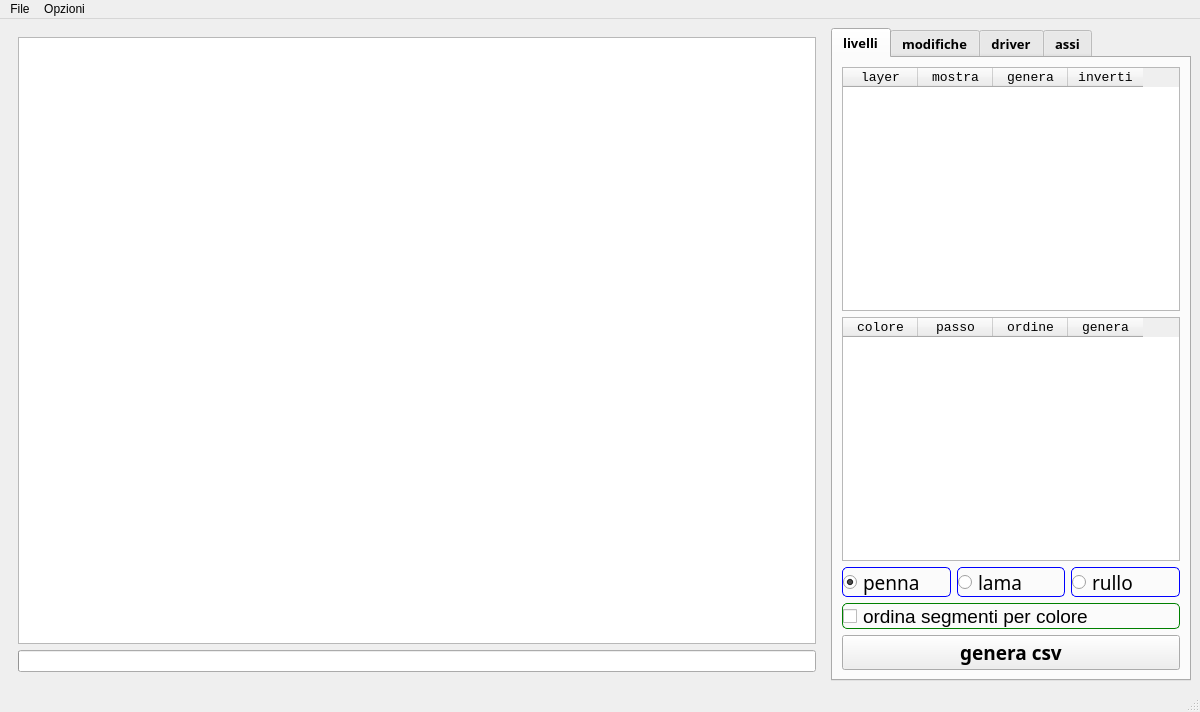
<?xml version="1.0" encoding="UTF-8"?>
<ui version="4.0">
 <author>giampaolo</author>
 <class>MainWindow</class>
 <widget class="QMainWindow" name="MainWindow">
  <property name="geometry">
   <rect>
    <x>0</x>
    <y>0</y>
    <width>1200</width>
    <height>712</height>
   </rect>
  </property>
  <property name="windowTitle">
   <string>omronpy</string>
  </property>
  <widget class="QWidget" name="centralwidget">
   <layout class="QHBoxLayout" name="horizontalLayout" stretch="3,1">
    <item>
     <widget class="QWidget" name="widget" native="true">
      <layout class="QVBoxLayout" name="verticalLayout">
       <item>
        <widget class="GVPlotter" name="plotter"/>
       </item>
       <item>
        <widget class="QProgressBar" name="progBar1">
         <property name="value">
          <number>0</number>
         </property>
         <property name="textVisible">
          <bool>false</bool>
         </property>
        </widget>
       </item>
      </layout>
     </widget>
    </item>
    <item>
     <widget class="QTabWidget" name="tabWidget">
      <property name="minimumSize">
       <size>
        <width>360</width>
        <height>0</height>
       </size>
      </property>
      <property name="font">
       <font>
        <family>Courier 10 Pitch</family>
        <pointsize>10</pointsize>
        <weight>75</weight>
        <italic>false</italic>
        <bold>true</bold>
        <kerning>true</kerning>
       </font>
      </property>
      <property name="currentIndex">
       <number>0</number>
      </property>
      <widget class="QWidget" name="tab_1">
       <attribute name="title">
        <string>livelli</string>
       </attribute>
       <layout class="QGridLayout" name="gridLayout_2">
        <item row="0" column="0" colspan="3">
         <widget class="QTableWidget" name="tableWidget_layers">
          <property name="font">
           <font>
            <family>Liberation Mono</family>
            <pointsize>10</pointsize>
           </font>
          </property>
          <attribute name="horizontalHeaderDefaultSectionSize">
           <number>75</number>
          </attribute>
          <column>
           <property name="text">
            <string>layer</string>
           </property>
          </column>
          <column>
           <property name="text">
            <string>mostra</string>
           </property>
          </column>
          <column>
           <property name="text">
            <string>genera</string>
           </property>
          </column>
          <column>
           <property name="text">
            <string>inverti</string>
           </property>
          </column>
         </widget>
        </item>
        <item row="1" column="0" colspan="3">
         <widget class="QTableWidget" name="tableWidget_colors">
          <property name="font">
           <font>
            <family>Liberation Mono</family>
            <pointsize>10</pointsize>
           </font>
          </property>
          <attribute name="horizontalHeaderDefaultSectionSize">
           <number>75</number>
          </attribute>
          <column>
           <property name="text">
            <string>colore</string>
           </property>
          </column>
          <column>
           <property name="text">
            <string>passo</string>
           </property>
          </column>
          <column>
           <property name="text">
            <string>ordine</string>
           </property>
          </column>
          <column>
           <property name="text">
            <string>genera</string>
           </property>
          </column>
         </widget>
        </item>
        <item row="2" column="0">
         <widget class="QRadioButton" name="rbPenna">
          <property name="font">
           <font>
            <family>Courier 10 Pitch</family>
            <pointsize>14</pointsize>
           </font>
          </property>
          <property name="styleSheet">
           <string notr="true">border: 1px solid blue; 
border-radius: 5px; </string>
          </property>
          <property name="text">
           <string>penna</string>
          </property>
          <property name="checked">
           <bool>true</bool>
          </property>
         </widget>
        </item>
        <item row="2" column="1">
         <widget class="QRadioButton" name="rbLama">
          <property name="font">
           <font>
            <family>Courier 10 Pitch</family>
            <pointsize>14</pointsize>
           </font>
          </property>
          <property name="styleSheet">
           <string notr="true">border: 1px solid blue; 
border-radius: 5px; </string>
          </property>
          <property name="text">
           <string>lama</string>
          </property>
         </widget>
        </item>
        <item row="2" column="2">
         <widget class="QRadioButton" name="rbRullo">
          <property name="font">
           <font>
            <family>Courier 10 Pitch</family>
            <pointsize>14</pointsize>
           </font>
          </property>
          <property name="styleSheet">
           <string notr="true">border: 1px solid blue; 
border-radius: 5px; </string>
          </property>
          <property name="text">
           <string>rullo</string>
          </property>
         </widget>
        </item>
        <item row="3" column="0" colspan="3">
         <widget class="QCheckBox" name="cbxcolor">
          <property name="font">
           <font>
            <pointsize>14</pointsize>
           </font>
          </property>
          <property name="styleSheet">
           <string notr="true">border: 1px solid green; 
border-radius: 5px; </string>
          </property>
          <property name="text">
           <string>ordina segmenti per colore</string>
          </property>
         </widget>
        </item>
        <item row="4" column="0" colspan="3">
         <widget class="QPushButton" name="btGeneraCsv">
          <property name="font">
           <font>
            <family>Courier 10 Pitch</family>
            <pointsize>14</pointsize>
           </font>
          </property>
          <property name="text">
           <string>genera csv</string>
          </property>
          <property name="icon">
           <iconset resource="resources.qrc">
            <normaloff>:/img/res/save.png</normaloff>:/img/res/save.png</iconset>
          </property>
          <property name="iconSize">
           <size>
            <width>48</width>
            <height>48</height>
           </size>
          </property>
         </widget>
        </item>
       </layout>
      </widget>
      <widget class="QWidget" name="tab_2">
       <attribute name="title">
        <string>modifiche</string>
       </attribute>
       <layout class="QVBoxLayout" name="verticalLayout_6">
        <item>
         <widget class="QPushButton" name="push_origine">
          <property name="font">
           <font>
            <family>Courier 10 Pitch</family>
            <pointsize>14</pointsize>
            <weight>75</weight>
            <bold>true</bold>
           </font>
          </property>
          <property name="text">
           <string>LEGGI XY</string>
          </property>
          <property name="icon">
           <iconset resource="resources.qrc">
            <normaloff>:/img/res/search.png</normaloff>:/img/res/search.png</iconset>
          </property>
          <property name="iconSize">
           <size>
            <width>48</width>
            <height>48</height>
           </size>
          </property>
         </widget>
        </item>
        <item>
         <layout class="QGridLayout" name="gridLayout" columnstretch="1,1">
          <item row="1" column="1">
           <widget class="QLineEdit" name="lineEdit_Y">
            <property name="font">
             <font>
              <family>Monospace</family>
              <pointsize>20</pointsize>
              <weight>75</weight>
              <bold>true</bold>
             </font>
            </property>
            <property name="inputMask">
             <string/>
            </property>
            <property name="text">
             <string>0.000</string>
            </property>
            <property name="alignment">
             <set>Qt::AlignRight|Qt::AlignTrailing|Qt::AlignVCenter</set>
            </property>
           </widget>
          </item>
          <item row="0" column="1">
           <widget class="QLineEdit" name="lineEdit_X">
            <property name="font">
             <font>
              <family>Monospace</family>
              <pointsize>20</pointsize>
              <weight>75</weight>
              <bold>true</bold>
             </font>
            </property>
            <property name="inputMask">
             <string/>
            </property>
            <property name="text">
             <string>0.000</string>
            </property>
            <property name="alignment">
             <set>Qt::AlignRight|Qt::AlignTrailing|Qt::AlignVCenter</set>
            </property>
           </widget>
          </item>
          <item row="1" column="0">
           <widget class="QLabel" name="label_Y">
            <property name="font">
             <font>
              <family>Courier 10 Pitch</family>
              <pointsize>10</pointsize>
              <weight>75</weight>
              <bold>true</bold>
             </font>
            </property>
            <property name="styleSheet">
             <string notr="true">background-color: rgb(0, 85, 127);
color: rgb(255, 255, 127);</string>
            </property>
            <property name="text">
             <string>&lt;html&gt;&lt;head/&gt;&lt;body&gt;&lt;p&gt;&lt;span style=&quot; font-size:20pt;&quot;&gt;Y&lt;/span&gt; (metri)&lt;/p&gt;&lt;/body&gt;&lt;/html&gt;</string>
            </property>
            <property name="alignment">
             <set>Qt::AlignCenter</set>
            </property>
            <property name="buddy">
             <cstring>lineEdit_Y</cstring>
            </property>
           </widget>
          </item>
          <item row="0" column="0">
           <widget class="QLabel" name="label_X">
            <property name="font">
             <font>
              <family>Courier 10 Pitch</family>
              <pointsize>10</pointsize>
              <weight>75</weight>
              <bold>true</bold>
             </font>
            </property>
            <property name="styleSheet">
             <string notr="true">background-color: rgb(0, 85, 127);
color: rgb(255, 255, 127);</string>
            </property>
            <property name="text">
             <string>&lt;html&gt;&lt;head/&gt;&lt;body&gt;&lt;p&gt;&lt;span style=&quot; font-size:20pt;&quot;&gt;X&lt;/span&gt; (metri)&lt;/p&gt;&lt;/body&gt;&lt;/html&gt;</string>
            </property>
            <property name="alignment">
             <set>Qt::AlignCenter</set>
            </property>
            <property name="buddy">
             <cstring>lineEdit_X</cstring>
            </property>
           </widget>
          </item>
         </layout>
        </item>
        <item>
         <widget class="QPushButton" name="push_move">
          <property name="font">
           <font>
            <family>Courier 10 Pitch</family>
            <pointsize>14</pointsize>
            <weight>75</weight>
            <bold>true</bold>
           </font>
          </property>
          <property name="layoutDirection">
           <enum>Qt::LeftToRight</enum>
          </property>
          <property name="text">
           <string>TRASLA XY</string>
          </property>
          <property name="icon">
           <iconset resource="resources.qrc">
            <normaloff>:/img/res/move-icon.png</normaloff>:/img/res/move-icon.png</iconset>
          </property>
          <property name="iconSize">
           <size>
            <width>48</width>
            <height>48</height>
           </size>
          </property>
         </widget>
        </item>
        <item>
         <widget class="QPushButton" name="push_rotate">
          <property name="font">
           <font>
            <family>Courier 10 Pitch</family>
            <pointsize>14</pointsize>
            <weight>75</weight>
            <bold>true</bold>
           </font>
          </property>
          <property name="text">
           <string>RUOTA 90'</string>
          </property>
          <property name="icon">
           <iconset resource="resources.qrc">
            <normaloff>:/img/res/update.png</normaloff>:/img/res/update.png</iconset>
          </property>
          <property name="iconSize">
           <size>
            <width>48</width>
            <height>48</height>
           </size>
          </property>
         </widget>
        </item>
        <item>
         <widget class="QPushButton" name="push_invertX">
          <property name="font">
           <font>
            <family>Courier 10 Pitch</family>
            <pointsize>14</pointsize>
            <weight>75</weight>
            <bold>true</bold>
           </font>
          </property>
          <property name="text">
           <string>ROVESCIA X</string>
          </property>
          <property name="icon">
           <iconset resource="resources.qrc">
            <normaloff>:/img/res/right-and-left.png</normaloff>:/img/res/right-and-left.png</iconset>
          </property>
          <property name="iconSize">
           <size>
            <width>48</width>
            <height>48</height>
           </size>
          </property>
         </widget>
        </item>
        <item>
         <widget class="QPushButton" name="push_invertY">
          <property name="font">
           <font>
            <family>Courier 10 Pitch</family>
            <pointsize>14</pointsize>
            <weight>75</weight>
            <bold>true</bold>
           </font>
          </property>
          <property name="text">
           <string>ROVESCIA Y</string>
          </property>
          <property name="icon">
           <iconset resource="resources.qrc">
            <normaloff>:/img/res/up-and-down.png</normaloff>:/img/res/up-and-down.png</iconset>
          </property>
          <property name="iconSize">
           <size>
            <width>48</width>
            <height>48</height>
           </size>
          </property>
         </widget>
        </item>
        <item>
         <spacer name="verticalSpacer">
          <property name="orientation">
           <enum>Qt::Vertical</enum>
          </property>
          <property name="sizeHint" stdset="0">
           <size>
            <width>20</width>
            <height>243</height>
           </size>
          </property>
         </spacer>
        </item>
       </layout>
      </widget>
      <widget class="QWidget" name="tab_3">
       <attribute name="title">
        <string>driver</string>
       </attribute>
       <layout class="QVBoxLayout" name="verticalLayout_4" stretch="1">
        <item>
         <widget class="NjStatus" name="njstatus"/>
        </item>
       </layout>
      </widget>
      <widget class="QWidget" name="tab_4">
       <attribute name="title">
        <string>assi</string>
       </attribute>
       <layout class="QVBoxLayout" name="verticalLayout_5">
        <property name="spacing">
         <number>12</number>
        </property>
        <item>
         <widget class="Axis" name="axis_x">
          <property name="minimumSize">
           <size>
            <width>0</width>
            <height>150</height>
           </size>
          </property>
          <property name="frameShape">
           <enum>QFrame::Panel</enum>
          </property>
          <property name="frameShadow">
           <enum>QFrame::Raised</enum>
          </property>
         </widget>
        </item>
        <item>
         <widget class="Axis" name="axis_y">
          <property name="minimumSize">
           <size>
            <width>0</width>
            <height>150</height>
           </size>
          </property>
          <property name="frameShape">
           <enum>QFrame::Panel</enum>
          </property>
          <property name="frameShadow">
           <enum>QFrame::Raised</enum>
          </property>
         </widget>
        </item>
        <item>
         <widget class="Axis" name="axis_z">
          <property name="minimumSize">
           <size>
            <width>0</width>
            <height>150</height>
           </size>
          </property>
          <property name="frameShape">
           <enum>QFrame::Panel</enum>
          </property>
          <property name="frameShadow">
           <enum>QFrame::Raised</enum>
          </property>
         </widget>
        </item>
       </layout>
      </widget>
     </widget>
    </item>
   </layout>
  </widget>
  <widget class="QMenuBar" name="menubar">
   <property name="geometry">
    <rect>
     <x>0</x>
     <y>0</y>
     <width>1200</width>
     <height>25</height>
    </rect>
   </property>
   <widget class="QMenu" name="menuFile">
    <property name="title">
     <string>File</string>
    </property>
    <widget class="QMenu" name="menuFiles_Recenti">
     <property name="title">
      <string>Files Recenti</string>
     </property>
     <property name="icon">
      <iconset resource="resources.qrc">
       <normaloff>:/img/res/document.png</normaloff>:/img/res/document.png</iconset>
     </property>
     <addaction name="actionAaaa"/>
     <addaction name="actionFile2"/>
    </widget>
    <addaction name="actionAcquisisci_dxf"/>
    <addaction name="menuFiles_Recenti"/>
    <addaction name="actionSimula_plotter"/>
    <addaction name="separator"/>
    <addaction name="actionFine_lavoro"/>
   </widget>
   <widget class="QMenu" name="menuInfo">
    <property name="title">
     <string>Opzioni</string>
    </property>
    <addaction name="actionImpostazioni"/>
    <addaction name="actionInformazioni"/>
   </widget>
   <addaction name="menuFile"/>
   <addaction name="menuInfo"/>
  </widget>
  <widget class="QStatusBar" name="statusbar"/>
  <action name="actionAcquisisci_dxf">
   <property name="icon">
    <iconset resource="resources.qrc">
     <normaloff>:/img/res/open.png</normaloff>:/img/res/open.png</iconset>
   </property>
   <property name="text">
    <string>Acquisisci dxf</string>
   </property>
  </action>
  <action name="actionFine_lavoro">
   <property name="icon">
    <iconset resource="resources.qrc">
     <normaloff>:/img/res/exit.png</normaloff>:/img/res/exit.png</iconset>
   </property>
   <property name="text">
    <string>Fine lavoro</string>
   </property>
  </action>
  <action name="actionStartMonitor">
   <property name="icon">
    <iconset resource="resources.qrc">
     <normaloff>:/img/res/up-and-down.png</normaloff>:/img/res/up-and-down.png</iconset>
   </property>
   <property name="text">
    <string>StartMonitor</string>
   </property>
  </action>
  <action name="actionStopMonitor">
   <property name="icon">
    <iconset resource="resources.qrc">
     <normaloff>:/img/res/no.png</normaloff>:/img/res/no.png</iconset>
   </property>
   <property name="text">
    <string>StopMonitor</string>
   </property>
  </action>
  <action name="actionSimula_plotter">
   <property name="icon">
    <iconset resource="resources.qrc">
     <normaloff>:/img/res/preview.png</normaloff>:/img/res/preview.png</iconset>
   </property>
   <property name="text">
    <string>Simula plotter</string>
   </property>
  </action>
  <action name="actionInformazioni">
   <property name="icon">
    <iconset resource="resources.qrc">
     <normaloff>:/img/res/about_(info).png</normaloff>:/img/res/about_(info).png</iconset>
   </property>
   <property name="text">
    <string>Informazioni</string>
   </property>
  </action>
  <action name="actionImpostazioni">
   <property name="icon">
    <iconset resource="resources.qrc">
     <normaloff>:/img/res/settings.png</normaloff>:/img/res/settings.png</iconset>
   </property>
   <property name="text">
    <string>Impostazioni</string>
   </property>
  </action>
  <action name="actionAaaa">
   <property name="text">
    <string>file1</string>
   </property>
  </action>
  <action name="actionFile2">
   <property name="text">
    <string>file2</string>
   </property>
  </action>
 </widget>
 <customwidgets>
  <customwidget>
   <class>GVPlotter</class>
   <extends>QGraphicsView</extends>
   <header location="global">gvplotter</header>
  </customwidget>
  <customwidget>
   <class>Axis</class>
   <extends>QFrame</extends>
   <header location="global">axis</header>
   <container>1</container>
  </customwidget>
  <customwidget>
   <class>NjStatus</class>
   <extends>QFrame</extends>
   <header location="global">njstatus</header>
   <container>1</container>
  </customwidget>
 </customwidgets>
 <tabstops>
  <tabstop>plotter</tabstop>
 </tabstops>
 <resources>
  <include location="resources.qrc"/>
 </resources>
 <connections>
  <connection>
   <sender>actionFine_lavoro</sender>
   <signal>triggered()</signal>
   <receiver>MainWindow</receiver>
   <slot>close()</slot>
   <hints>
    <hint type="sourcelabel">
     <x>-1</x>
     <y>-1</y>
    </hint>
    <hint type="destinationlabel">
     <x>399</x>
     <y>299</y>
    </hint>
   </hints>
  </connection>
 </connections>
</ui>
